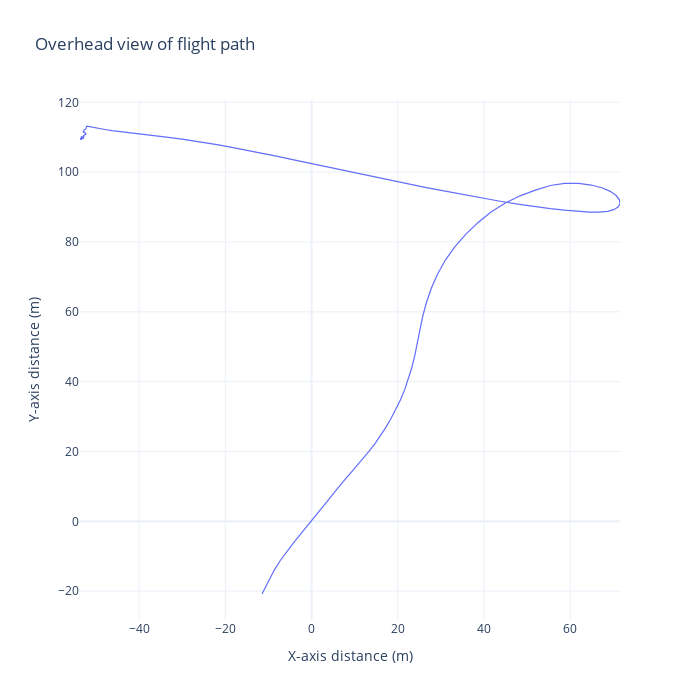

The notebook cell this image was saved under:
### Code cell
def plt_overhead(df, distance_metric):
    x_axis = get_xaxis_settings(df, distance_metric=distance_metric)
    y_axis = get_yaxis_settings(df, distance_metric=distance_metric)
    
    fig = go.Figure()
    fig.add_trace(go.Scatter(
        x=x_axis['Distance']['col'],
        y=y_axis['Distance']['col'],
        line=dict(color=y_axis['Distance']['color'], width=1.2),
        hovertemplate=y_axis['Distance']['hovertemplate'],
        showlegend=False
    ))
    fig.update_layout(hovermode='x unified',  height=700, width=700, title='Overhead view of flight path', legend=dict(yanchor="top", y=1, xanchor="right", x=1))
    fig.update_xaxes(title=f"X-axis distance ({ x_axis['Distance']['metric'] })")
    fig.update_yaxes(title=f"Y-axis distance ({ y_axis['Distance']['metric'] })")
    return fig

plt_overhead(test_df, 'm')

### Figure 1 — Plotly figure (JSON) as saved in the notebook; plotly's stock layout.template omitted (floating-point values rounded to 4 significant figures; data arrays with more than 128 entries replaced by an {"elided": "..."} marker saying what was removed)
{"data": [{"hovertemplate": "yaxis distance: %{y:.2f} m<extra></extra>", "line": {"color": "#636EFA", "width": 1.2}, "showlegend": false, "type": "scatter", "x": {"elided": "472 float values"}, "y": {"elided": "472 float values"}}], "layout": {"height": 700, "hovermode": "x unified", "legend": {"x": 1, "xanchor": "right", "y": 1, "yanchor": "top"}, "title": {"text": "Overhead view of flight path"}, "width": 700, "xaxis": {"title": {"text": "X-axis distance (m)"}}, "yaxis": {"title": {"text": "Y-axis distance (m)"}}}}
